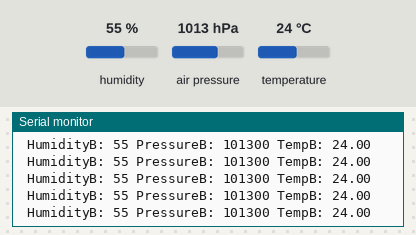
This sketch was run on a simulated Arduino Zero (SAMD21). Shown: the last lines printed to the serial monitor. The inputs (shaded band) are chosen by the test bench; at power-on: humidity 55 %, air pressure 1013 hPa, temperature 24 °C.

Above: at 1.2 s.
1.3 s: humidity set to 22 %
At 1.35 s:
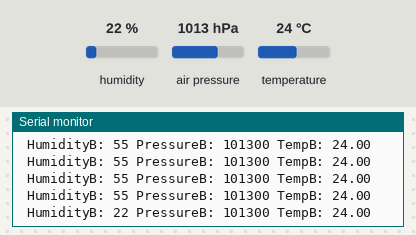
2.8 s: air pressure set to 952 hPa
At 2.8 s:
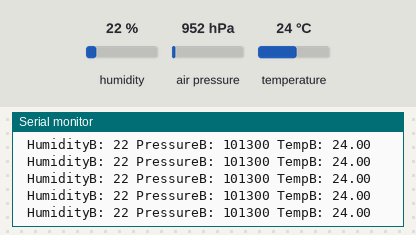
4.3 s: temperature set to 12 °C
At 4.3 s:
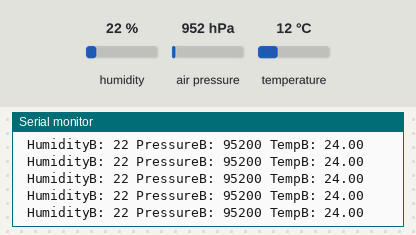

Measured:
- after the input at 1.3 s, the serial monitor: prints a new line at once (image 1)

The sketch:

BME280_read.ino
```cpp
/*
  Communicate with BME280s with different I2C addresses

  The BME280 has two I2C addresses:0x76

  Hardware connections:
  BME280 -> Arduino
  GND -> GND
  3.3 -> 3.3
  SDA -> A4
  SCL -> A5
*/

#include <Wire.h>
#include "SparkFunBME280.h"
#define Serial SerialUSB

//BME280 mySensorA; //Uses default I2C address 0x77
BME280 mySensorB; //Uses I2C address 0x76 (jumper closed)

void setup()
{
  Serial.begin(9600);
  while(!Serial);
  Serial.println("Example showing alternate I2C addresses");

  Wire.begin();

  mySensorB.setI2CAddress(0x76); //Connect to a second sensor
  if(mySensorB.beginI2C() == false) Serial.println("Sensor B connect failed");
}

void loop()
{
  Serial.print(" HumidityB: ");
  Serial.print(mySensorB.readFloatHumidity(), 0);

  Serial.print(" PressureB: ");
  Serial.print(mySensorB.readFloatPressure(), 0);

  Serial.print(" TempB: ");
  //Serial.print(mySensorB.readTempC(), 2);
  Serial.print(mySensorB.readTempC(), 2);

  Serial.println();

  delay(50);
}
```
